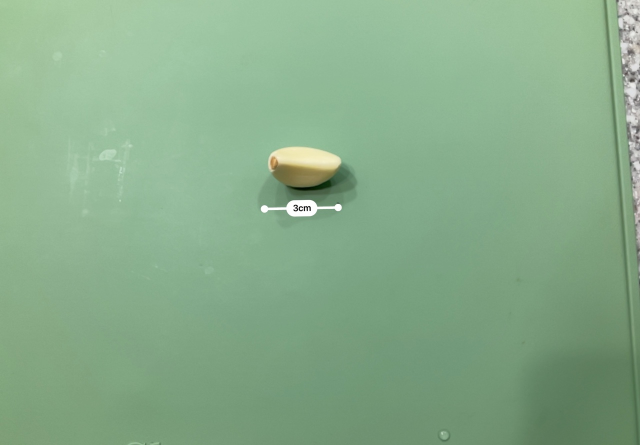
#> input picture length/test/galic_3cm.jpg, 1280 x 890 px, found by its file name (shown at 1/2 size)
$ jupyter execute --allow-errors 'readImgNewImg사본.ipynb'   (shell and % lines are left out)
#> lines starting #> are read from the running program, lines starting #| are printed output that depends on the picture; after the words box and inside, x2 and y2 are one past the last pixel; in counts of white or black regions, pixels touching at a corner belong together
[cell 1]
from google.colab import drive
drive.mount('/content/drive')

[cell 2]
cd /content/drive/MyDrive/dcx_mid_project/DCX_Mid_Project

[cell 3]
from imutils.perspective import four_point_transform
import matplotlib.pyplot as plt
import pytesseract
import imutils
import cv2
import re
import requests
import numpy as np
from google.colab.patches import cv2_imshow

[cell 4]
# [33 lines of commented-out code are left out]

[cell 5]
# imread
imageOrgCp = cv2.imread("/content/drive/MyDrive/dcx_mid_project/DCX_Mid_Project/length/test/galic_3cm.jpg")
#> imageOrgCp is the input picture: shape (890, 1280, 3); mean B, G, R 138.2, 172.1, 135.4
height, width, channel = imageOrgCp.shape
#> height = 890; width = 1280; channel = 3
center = (width//2, height//2)
#> center = (640, 445)

grayCp = cv2.cvtColor(imageOrgCp, cv2.COLOR_BGR2GRAY)
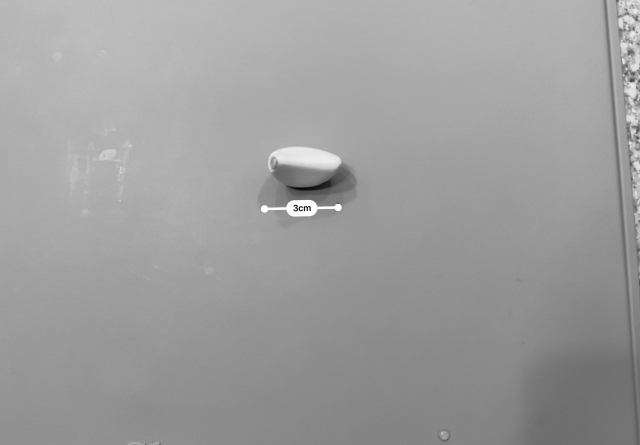
#> grayCp: shape (890, 1280) (shown at 1/2 size); min 0, max 255, mean 157.2
cv2_imshow(grayCp)

[cell 6]
image = grayCp
threshold = 245
ret, mask = cv2.threshold(image, threshold, 255, cv2.THRESH_BINARY)
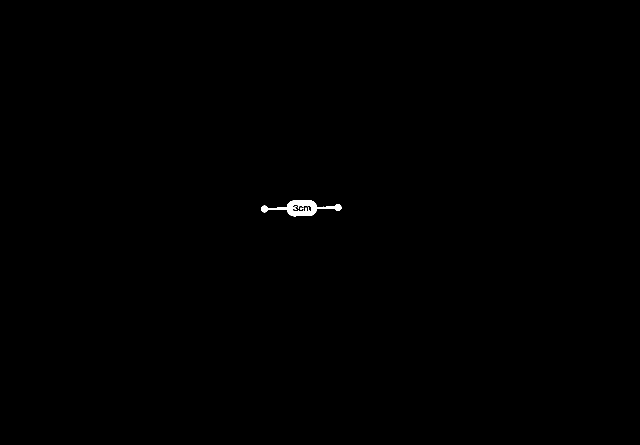
#> mask: shape (890, 1280) (shown at 1/2 size); 0.18% white; 2 white regions, box (x1, y1, x2, y2) and area: (522, 400, 683, 433) 1980, (600, 415, 607, 420) 21
#> ret = 245
mask = cv2.bitwise_not(mask)
result = cv2.bitwise_or(image, image, mask=mask)
cv2_imshow(result)
result = 255-result
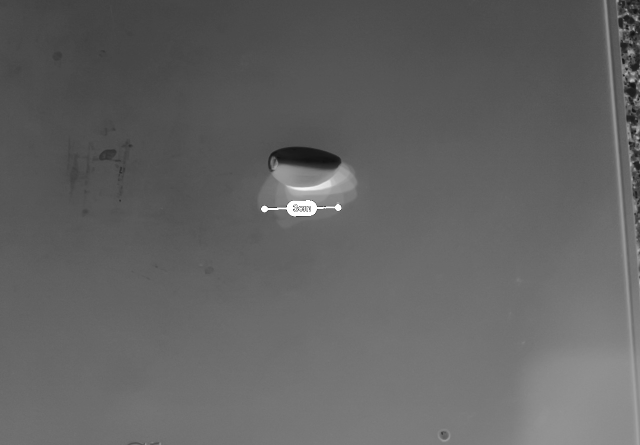
#> result: shape (890, 1280) (shown at 1/2 size); min 10, max 255, mean 98.2
cv2_imshow(result)

lower_white = np.array([220], dtype=np.uint8)
upper_white = np.array([255], dtype=np.uint8)
mask = cv2.inRange(result, lower_white, upper_white)
#> mask: shape (890, 1280); 0.23% white; 2 white regions, box (x1, y1, x2, y2) and area: (522, 400, 683, 433) 2093, (583, 362, 660, 381) 497
result[mask != 255] = [0]

result2 = 255 - result
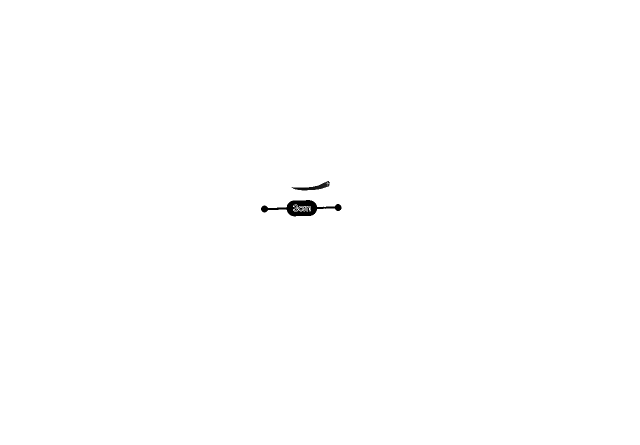
#> result2: shape (890, 1280) (shown at 1/2 size); min 0, max 255, mean 254.4
cv2_imshow(result)
cv2_imshow(result2)

result = cv2.bitwise_and(image, result)
cv2_imshow(result)
# [9 lines of commented-out code are left out]

[cell 7]
M = cv2.getRotationMatrix2D(center, 0, 1.0)
#> M = [[1, 0, 0], [0, 1, 0]]
rotated = cv2.warpAffine(result, M, (width,height))
cv2_imshow(result)
cv2_imshow(rotated)

#text
options = "--psm 6"
#> (the rest of this cell did not finish here and is left out)

[cell 8]
gray = rotated
cv2_imshow(gray)

[cell 9]
img_blurred = cv2.GaussianBlur(gray, ksize=(1, 1), sigmaX=0)

[cell 10]
img_thresh = cv2.adaptiveThreshold(
    img_blurred,
    maxValue=255.0,
    adaptiveMethod=cv2.ADAPTIVE_THRESH_GAUSSIAN_C,
    thresholdType=cv2.THRESH_BINARY_INV,
    blockSize=19,
    C=9
)
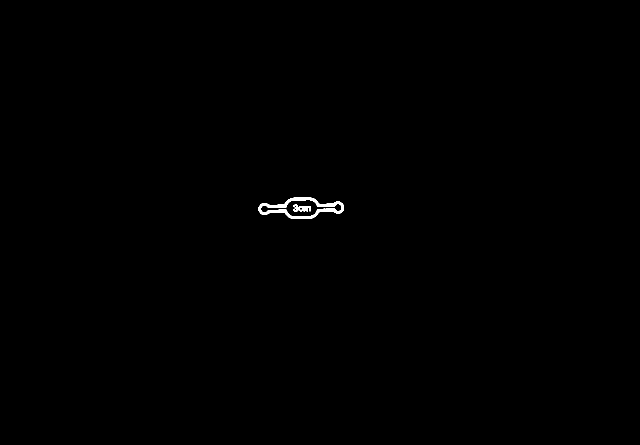
#> img_thresh: shape (890, 1280) (shown at 1/2 size); 0.22% white; 2 white regions
cv2_imshow(img_thresh)

[cell 11]
contours, _ = cv2.findContours(
    img_thresh,
    mode=cv2.RETR_LIST,
    method=cv2.CHAIN_APPROX_SIMPLE
)
#> contours = 4 contours; box (x1, y1, x2, y2) and area: (517, 394, 688, 438) 4306, (521, 399, 684, 434) 2472, (586, 409, 622, 423) 240, (599, 414, 608, 421) 30

temp_result = np.zeros((height, width, channel), dtype=np.uint8)

#> (the rest of this cell did not finish here and is left out)

[cell 12]
contours_dict = []
for contour in contours:
    x, y, w, h = cv2.boundingRect(contour)
    cv2.rectangle(temp_result, pt1=(x, y), pt2=(x+w, y+h), color=(255, 255, 255), thickness=2)

    # insert to dict
    contours_dict.append({
        'contour': contour,
        'x': x,
        'y': y,
        'w': w,
        'h': h,
        'cx': x + (w / 2),
        'cy': y + (h / 2)
    })
#> this loop made 4 passes
#> (x, y, w, h) on passes 1 to 4: (599, 414, 9, 7), (586, 409, 36, 14), (521, 399, 163, 35), (517, 394, 171, 44)
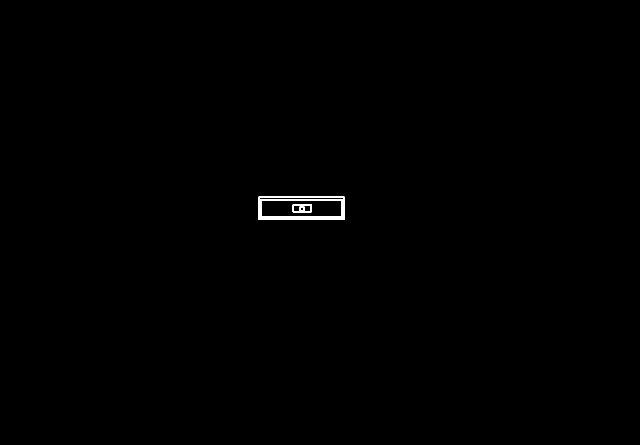
#> temp_result: shape (890, 1280, 3) (shown at 1/2 size); 0.25% white; 3 white regions, box (x1, y1, x2, y2) and area: (516, 393, 690, 440) 1286, (520, 398, 686, 436) 1184, (585, 408, 624, 425) 378
#> after the loop, contours_dict = 4 items


cv2_imshow(temp_result)

[cell 13]
MIN_AREA = 80
MIN_WIDTH, MIN_HEIGHT = 2, 8
MAX_WIDTH, MAX_HEIGHT = 100, 100
MIN_RATIO, MAX_RATIO = 0.25, 1.5

possible_contours = []

cnt = 0
for d in contours_dict:
    area = d['w'] * d['h']
    ratio = d['w'] / d['h']

    if area > MIN_AREA \
    and d['w'] > MIN_WIDTH and d['h'] > MIN_HEIGHT \
    and d['w'] < MAX_WIDTH and d['h'] < MAX_HEIGHT \
    and MIN_RATIO < ratio < MAX_RATIO:
        d['idx'] = cnt
        cnt += 1
        possible_contours.append(d)
#> this loop made 4 passes
#> (area, ratio) on passes 1 to 4: (63, 1.29), (504, 2.57), (5705, 4.66), (7524, 3.89)
#> after the loop, cnt = 0; possible_contours = []

# visualize possible contours
temp_result = np.zeros((height, width, channel), dtype=np.uint8)

for d in possible_contours:
#     cv2.drawContours(temp_result, d['contour'], -1, (255, 255, 255))
    cv2.rectangle(temp_result, pt1=(d['x'], d['y']), pt2=(d['x']+d['w'], d['y']+d['h']), color=(255, 255, 255), thickness=2)
#> this loop made 0 passes
#> temp_result: shape (890, 1280, 3); every value is 0

cv2_imshow(temp_result)

[cell 14]
#리얼 번호판 추려내기
MAX_DIAG_MULTIPLYER = 5 # 5
MAX_ANGLE_DIFF = 12.0 # 12.0
MAX_AREA_DIFF = 0.5 # 0.5
MAX_WIDTH_DIFF = 0.8
MAX_HEIGHT_DIFF = 0.2
MIN_N_MATCHED = 3 # 3

def find_chars(contour_list):
    matched_result_idx = []

    for d1 in contour_list:
        matched_contours_idx = []
        for d2 in contour_list:
            if d1['idx'] == d2['idx']:
                continue

            # [17 lines of commented-out code are left out]
            matched_contours_idx.append(d2['idx'])

        # append this contour
        matched_contours_idx.append(d1['idx'])

        # if len(matched_contours_idx) < MIN_N_MATCHED:
        #     continue

        matched_result_idx.append(matched_contours_idx)

        unmatched_contour_idx = []
        for d4 in contour_list:
            # if d4['idx'] not in matched_contours_idx:
            unmatched_contour_idx.append(d4['idx'])

        unmatched_contour = np.take(possible_contours, unmatched_contour_idx)

        # recursive
        # recursive_contour_list = find_chars(unmatched_contour)

        # for idx in recursive_contour_list:
        #     matched_result_idx.append(idx)

        break
#> after the loop, matched_result_idx = []

    return matched_result_idx

result_idx = find_chars(possible_contours)
#> result_idx = []

matched_result = []
for idx_list in result_idx:
    matched_result.append(np.take(possible_contours, idx_list))
#> after the loop, matched_result = []

# visualize possible contours
temp_result = np.zeros((height, width, channel), dtype=np.uint8)

for r in matched_result:
    for d in r:
#         cv2.drawContours(temp_result, d['contour'], -1, (255, 255, 255))
        cv2.rectangle(temp_result, pt1=(d['x'], d['y']), pt2=(d['x']+d['w'], d['y']+d['h']), color=(255, 255, 255), thickness=2)

cv2_imshow(temp_result)

[cell 15]
#똑바로 돌리기
PLATE_WIDTH_PADDING = 1.3 # 1.3
PLATE_HEIGHT_PADDING = 1.5 # 1.5
MIN_PLATE_RATIO = 3
MAX_PLATE_RATIO = 10

plate_imgs = []
plate_infos = []

for i, matched_chars in enumerate(matched_result):
    sorted_chars = sorted(matched_chars, key=lambda x: x['cx'])

    plate_cx = (sorted_chars[0]['cx'] + sorted_chars[-1]['cx']) / 2
    plate_cy = (sorted_chars[0]['cy'] + sorted_chars[-1]['cy']) / 2

    plate_width = (sorted_chars[-1]['x'] + sorted_chars[-1]['w'] - sorted_chars[0]['x']) * PLATE_WIDTH_PADDING

    sum_height = 0
    for d in sorted_chars:
        sum_height += d['h']

    plate_height = int(sum_height / len(sorted_chars) * PLATE_HEIGHT_PADDING)

    triangle_height = sorted_chars[-1]['cy'] - sorted_chars[0]['cy']
    triangle_hypotenus = np.linalg.norm(
        np.array([sorted_chars[0]['cx'], sorted_chars[0]['cy']]) -
        np.array([sorted_chars[-1]['cx'], sorted_chars[-1]['cy']])
    )

    angle = np.degrees(np.arcsin(triangle_height / triangle_hypotenus))

    rotation_matrix = cv2.getRotationMatrix2D(center=(plate_cx, plate_cy), angle=angle, scale=1.0)

    img_rotated = cv2.warpAffine(img_thresh, M=rotation_matrix, dsize=(width, height))

    img_cropped = cv2.getRectSubPix(
        img_rotated,
        patchSize=(int(plate_width), int(plate_height)),
        center=(int(plate_cx), int(plate_cy))
    )

    # if img_cropped.shape[1] / img_cropped.shape[0] < MIN_PLATE_RATIO or img_cropped.shape[1] / img_cropped.shape[0] < MIN_PLATE_RATIO > MAX_PLATE_RATIO:
    #     continue

    plate_imgs.append(img_cropped)
    plate_infos.append({
        'x': int(plate_cx - plate_width / 2),
        'y': int(plate_cy - plate_height / 2),
        'w': int(plate_width),
        'h': int(plate_height)
    })
#> after the loop, plate_imgs = []; plate_infos = []

[cell 16]
#최종확인
longest_idx, longest_text = -1, 0
plate_chars = []

for i, plate_img in enumerate(plate_imgs):
    plate_img = cv2.resize(plate_img, dsize=(0, 0), fx=1.6, fy=1.6)
    _, plate_img = cv2.threshold(plate_img, thresh=0.0, maxval=255.0, type=cv2.THRESH_BINARY | cv2.THRESH_OTSU)

    # find contours again (same as above)
    contours, _ = cv2.findContours(plate_img, mode=cv2.RETR_LIST, method=cv2.CHAIN_APPROX_SIMPLE)

    plate_min_x, plate_min_y = plate_img.shape[1], plate_img.shape[0]
    plate_max_x, plate_max_y = 0, 0

    for contour in contours:
        x, y, w, h = cv2.boundingRect(contour)

        area = w * h
        ratio = w / h

        if area > MIN_AREA \
        and w > MIN_WIDTH and h > MIN_HEIGHT \
        and MIN_RATIO < ratio < MAX_RATIO:
            if x < plate_min_x:
                plate_min_x = x
            if y < plate_min_y:
                plate_min_y = y
            if x + w > plate_max_x:
                plate_max_x = x + w
            if y + h > plate_max_y:
                plate_max_y = y + h

    img_result = plate_img[plate_min_y:plate_max_y, plate_min_x:plate_max_x]

    img_result = cv2.GaussianBlur(img_result, ksize=(3, 3), sigmaX=0)
    _, img_result = cv2.threshold(img_result, thresh=0.0, maxval=255.0, type=cv2.THRESH_BINARY | cv2.THRESH_OTSU)
    img_result = cv2.copyMakeBorder(img_result, top=10, bottom=10, left=10, right=10, borderType=cv2.BORDER_CONSTANT, value=(0,0,0))
    print("img")
    cv2_imshow(img_result)

    chars = pytesseract.image_to_string(img_result, config='--psm 6')

    result_chars = ''
    has_digit = False
    for c in chars:
        if c.isdigit():
            if c.isdigit():
                has_digit = True
            result_chars += c

    print(result_chars)
    plate_chars.append(result_chars)

    if has_digit and len(result_chars) > longest_text:
        longest_idx = i

    plt.subplot(len(plate_imgs), 1, i+1)
    plt.imshow(img_result, cmap='gray')
    plt.show()
#> after the loop, plate_chars = []

[cell 17]
#image rotation
(h,w) = grayCp.shape[:2]
#> h = 890; w = 1280
center = (w//2, h//2)

M = cv2.getRotationMatrix2D(center, -50, 1.0)
#> M = [[0.643, -0.766, 569.5], [0.766, 0.643, -331.3]]
rotated = cv2.warpAffine(grayCp, M, (w,h))
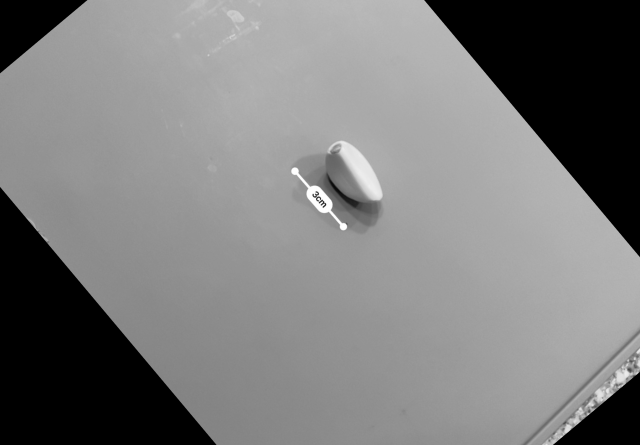
#> rotated: shape (890, 1280) (shown at 1/2 size); min 0, max 255, mean 123.6
cv2_imshow(rotated)

#text
options = "--psm 6"
#> (the rest of this cell did not finish here and is left out)

[cell 18]
# thresholding
blurred = cv2.GaussianBlur(rotated, (5,5),0)

(T, thresh) = cv2.threshold(blurred, 150, 255, cv2.THRESH_BINARY) #80
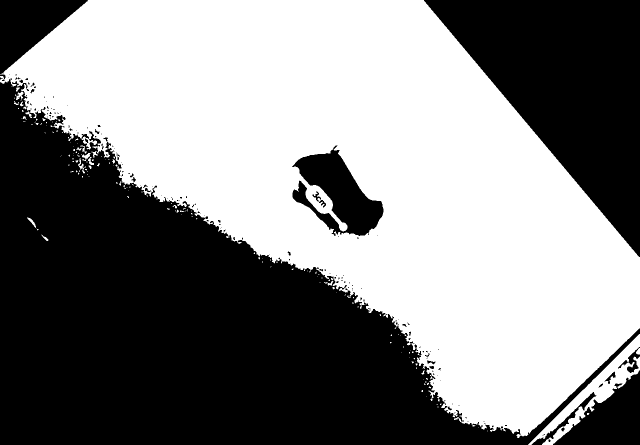
#> thresh: shape (890, 1280) (shown at 1/2 size); 51.3% white; 167 black regions (134 under 20 px), largest, box (x1, y1, x2, y2) and area: (0, 157, 1280, 890) 396174, (848, 0, 1280, 514) 111783, (584, 291, 767, 472) 15924
cv2_imshow(thresh)

#text
options = "--psm 6"
#> (the rest of this cell did not finish here and is left out)

[cell 19]
# thresholdingInv
blurred = cv2.GaussianBlur(rotated, (5,5),0)

(T, thresh) = cv2.threshold(blurred, 140, 255, cv2.THRESH_BINARY_INV) #80
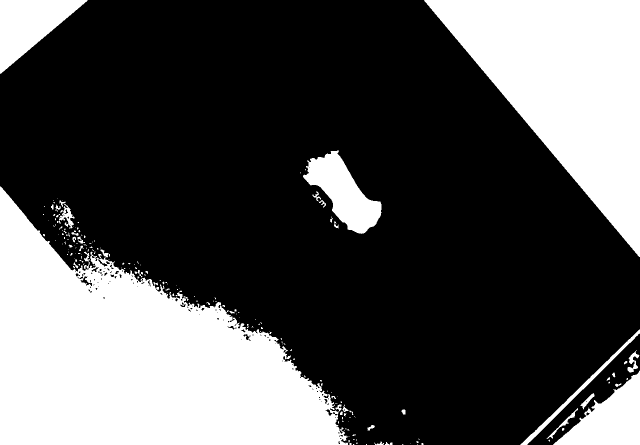
#> thresh: shape (890, 1280) (shown at 1/2 size); 31.5% white; 208 white regions (161 under 20 px), largest, box (x1, y1, x2, y2) and area: (0, 373, 696, 890) 201398, (848, 0, 1280, 514) 111653, (1106, 741, 1280, 890) 13254
cv2_imshow(thresh)

#text
options = "--psm 6"
#> (the rest of this cell did not finish here and is left out)

[cell 20]
hist = plt.hist(rotated.ravel(), 256, [0,256])
plt.show()
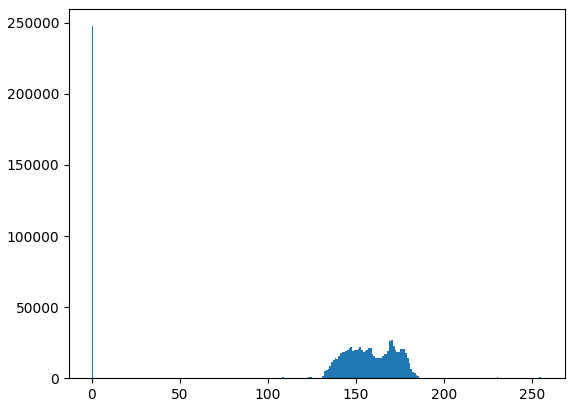
#> figure drawn by matplotlib, 1 panel; tallest bar 247648 high, from x = 0 to 1

$ run again, with length/test/chilipepper_11cm_3.jpg copied over length/test/galic_3cm.jpg
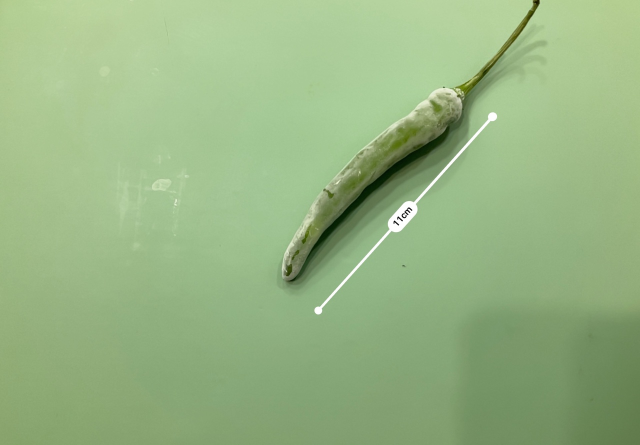
#> input picture length/test/chilipepper_11cm_3.jpg, 1280 x 890 px, found by its file name (shown at 1/2 size)
#> imageOrgCp is the input picture: shape (890, 1280, 3); mean B, G, R 131.3, 180.8, 150.8
#> `ret, mask = cv2.threshold(image, threshold, 255, cv2.THRESH_BINARY)`:
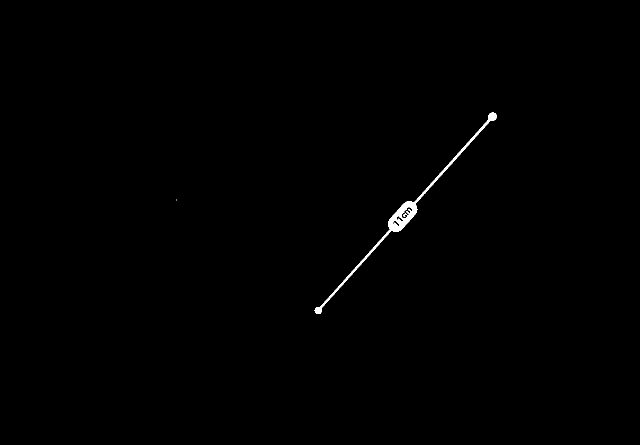
#> mask: shape (890, 1280) (shown at 1/2 size); 0.36% white; 3 white regions (2 under 20 px), largest, box (x1, y1, x2, y2) and area: (629, 225, 994, 628) 4046
#> ret = 245
#> img_thresh: shape (890, 1280); 0.6% white; 4 white regions
#> `contours, _ = cv2.findContours( img_thresh, mode=cv2.RETR_LIST, method..`: contours = 7 contours, 1 with area under 20; largest, box (x1, y1, x2, y2) and area: (624, 220, 999, 633) 10398, (628, 224, 995, 629) 4797, (803, 414, 825, 437) 177, (786, 441, 799, 452) 43, (794, 432, 806, 443) 43, (805, 426, 814, 435) 32
#> the loop `for contour in contours:` made 7 passes
#> (x, y, w, h) on passes 1, 2, 4, 5, 6, 7: (786, 441, 13, 11), (794, 432, 12, 11), (805, 426, 9, 9), (803, 414, 22, 23), (628, 224, 367, 405), (624, 220, 375, 413)
#> after the loop `for contour in contours:`: contours_dict = 7 items
#> the loop `for d in contours_dict:` made 7 passes
#> (area, ratio) on passes 1, 2, 4, 5, 6, 7: (143, 1.18), (132, 1.09), (81, 1), (506, 0.957), (148635, 0.906), (154875, 0.908)
#> after the loop `for d in contours_dict:`: cnt = 4; possible_contours = 4 items
#> the loop `for d in possible_contours: #     cv2.drawContours(temp_result, d['con..` made 4 passes
#> the loop in find_chars, `for d1 in contour_list:` made 1 pass
#> after the loop in find_chars, `for d1 in contour_list:`: matched_result_idx = [[1, 2, 3, 0]]
#> the loop `for idx_list in result_idx:` made 1 pass
#> after the loop `for idx_list in result_idx:`: matched_result = 1 item
#> the loop `for r in matched_result:` made 1 pass
#> the loop `for i, matched_chars in enumerate(matched_result):` made 1 pass
#> (plate_cx, plate_cy, plate_width, plate_height, triangle_height, triangle_hypotenus, angle) on pass 1: (803.2, 436, 50.7, 20, -21, 30.05, -44.33)
#> `M = cv2.getRotationMatrix2D(center, -50, 1.0)`: M = [[0.643, -0.766, 569.5], [0.766, 0.643, -331.3]]
#> `plt.show()`:
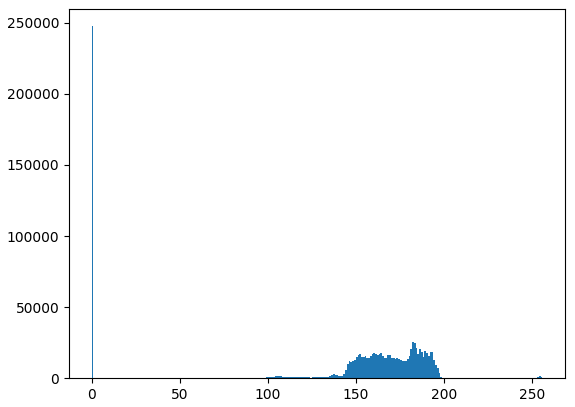
#> figure drawn by matplotlib, 1 panel; tallest bar 247646 high, from x = 0 to 1
